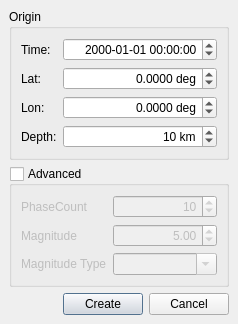
<ui version="4.0" >
 <author></author>
 <comment></comment>
 <exportmacro></exportmacro>
 <class>OriginDialog</class>
 <widget class="QDialog" name="OriginDialog" >
  <property name="geometry" >
   <rect>
    <x>0</x>
    <y>0</y>
    <width>238</width>
    <height>122</height>
   </rect>
  </property>
  <property name="sizePolicy" >
   <sizepolicy>
    <hsizetype>5</hsizetype>
    <vsizetype>1</vsizetype>
    <horstretch>0</horstretch>
    <verstretch>0</verstretch>
   </sizepolicy>
  </property>
  <property name="windowTitle" >
   <string>Artificial Origin</string>
  </property>
  <layout class="QVBoxLayout" >
   <property name="margin" >
    <number>9</number>
   </property>
   <property name="spacing" >
    <number>6</number>
   </property>
   <item>
    <widget class="QGroupBox" name="groupBox" >
     <property name="title" >
      <string>Origin</string>
     </property>
     <layout class="QGridLayout" >
      <property name="margin" >
       <number>9</number>
      </property>
      <property name="spacing" >
       <number>6</number>
      </property>
      <item row="3" column="0" >
       <widget class="QLabel" name="label_2" >
        <property name="text" >
         <string>Depth:</string>
        </property>
       </widget>
      </item>
      <item row="3" column="1" >
       <widget class="QDoubleSpinBox" name="depthDoubleSpinBox" >
        <property name="alignment" >
         <set>Qt::AlignRight</set>
        </property>
        <property name="suffix" >
         <string> km</string>
        </property>
        <property name="decimals" >
         <number>0</number>
        </property>
        <property name="maximum" >
         <double>1000</double>
        </property>
        <property name="minimum" >
         <double>-100</double>
        </property>
        <property name="singleStep" >
         <double>10</double>
        </property>
        <property name="value" >
         <double>10</double>
        </property>
       </widget>
      </item>
      <item row="2" column="0" >
       <widget class="QLabel" name="lonLabel" >
        <property name="text" >
         <string>Lon:</string>
        </property>
       </widget>
      </item>
      <item row="2" column="1" >
       <widget class="QDoubleSpinBox" name="lonDoubleSpinBox" >
        <property name="minimumSize" >
         <size>
          <width>130</width>
          <height>0</height>
         </size>
        </property>
        <property name="alignment" >
         <set>Qt::AlignRight</set>
        </property>
        <property name="suffix" >
         <string> deg</string>
        </property>
        <property name="decimals" >
         <number>4</number>
        </property>
        <property name="maximum" >
         <double>180</double>
        </property>
        <property name="minimum" >
         <double>-180</double>
        </property>
        <property name="value" >
         <double>0</double>
        </property>
       </widget>
      </item>
      <item row="1" column="0" >
       <widget class="QLabel" name="latLabel" >
        <property name="text" >
         <string>Lat:</string>
        </property>
       </widget>
      </item>
      <item row="0" column="0" >
       <widget class="QLabel" name="label" >
        <property name="sizePolicy" >
         <sizepolicy>
          <hsizetype>4</hsizetype>
          <vsizetype>5</vsizetype>
          <horstretch>0</horstretch>
          <verstretch>0</verstretch>
         </sizepolicy>
        </property>
        <property name="text" >
         <string>Time:</string>
        </property>
       </widget>
      </item>
      <item row="1" column="1" >
       <widget class="QDoubleSpinBox" name="latDoubleSpinBox" >
        <property name="minimumSize" >
         <size>
          <width>130</width>
          <height>0</height>
         </size>
        </property>
        <property name="alignment" >
         <set>Qt::AlignRight</set>
        </property>
        <property name="suffix" >
         <string> deg</string>
        </property>
        <property name="decimals" >
         <number>4</number>
        </property>
        <property name="maximum" >
         <double>90</double>
        </property>
        <property name="minimum" >
         <double>-90</double>
        </property>
       </widget>
      </item>
      <item row="0" column="1" >
       <widget class="QDateTimeEdit" name="dateTimeEdit" >
        <property name="alignment" >
         <set>Qt::AlignRight</set>
        </property>
        <property name="currentSection" >
         <enum>QDateTimeEdit::YearSection</enum>
        </property>
        <property name="displayFormat" >
         <string>yyyy-MM-dd hh:mm:ss</string>
        </property>
       </widget>
      </item>
     </layout>
    </widget>
   </item>
   <item>
    <widget class="QGroupBox" name="advancedGB" >
     <property name="enabled" >
      <bool>true</bool>
     </property>
     <property name="title" >
      <string>Advanced</string>
     </property>
     <property name="checkable" >
      <bool>true</bool>
     </property>
     <property name="checked" >
      <bool>false</bool>
     </property>
     <layout class="QGridLayout" >
      <property name="margin" >
       <number>9</number>
      </property>
      <property name="spacing" >
       <number>6</number>
      </property>
      <item row="1" column="1" >
       <widget class="QDoubleSpinBox" name="magSB" >
        <property name="alignment" >
         <set>Qt::AlignRight</set>
        </property>
        <property name="maximum" >
         <double>10</double>
        </property>
        <property name="singleStep" >
         <double>0.2</double>
        </property>
        <property name="value" >
         <double>5</double>
        </property>
       </widget>
      </item>
      <item row="2" column="0" >
       <widget class="QLabel" name="magTypeLabel" >
        <property name="sizePolicy" >
         <sizepolicy>
          <hsizetype>4</hsizetype>
          <vsizetype>5</vsizetype>
          <horstretch>0</horstretch>
          <verstretch>0</verstretch>
         </sizepolicy>
        </property>
        <property name="text" >
         <string>Magnitude Type</string>
        </property>
       </widget>
      </item>
      <item row="2" column="1" >
       <widget class="QComboBox" name="magTypeCB" >
        <property name="editable" >
         <bool>true</bool>
        </property>
        <property name="maxVisibleItems" >
         <number>30</number>
        </property>
       </widget>
      </item>
      <item row="1" column="0" >
       <widget class="QLabel" name="magLabel" >
        <property name="sizePolicy" >
         <sizepolicy>
          <hsizetype>4</hsizetype>
          <vsizetype>5</vsizetype>
          <horstretch>0</horstretch>
          <verstretch>0</verstretch>
         </sizepolicy>
        </property>
        <property name="text" >
         <string>Magnitude</string>
        </property>
       </widget>
      </item>
      <item row="0" column="0" >
       <widget class="QLabel" name="phaseCountLabel" >
        <property name="sizePolicy" >
         <sizepolicy>
          <hsizetype>4</hsizetype>
          <vsizetype>5</vsizetype>
          <horstretch>0</horstretch>
          <verstretch>0</verstretch>
         </sizepolicy>
        </property>
        <property name="text" >
         <string>PhaseCount</string>
        </property>
       </widget>
      </item>
      <item row="0" column="1" >
       <widget class="QDoubleSpinBox" name="phaseCountSB" >
        <property name="alignment" >
         <set>Qt::AlignRight</set>
        </property>
        <property name="decimals" >
         <number>0</number>
        </property>
        <property name="maximum" >
         <double>10000</double>
        </property>
        <property name="value" >
         <double>10</double>
        </property>
       </widget>
      </item>
     </layout>
    </widget>
   </item>
   <item>
    <spacer>
     <property name="orientation" >
      <enum>Qt::Vertical</enum>
     </property>
     <property name="sizeHint" >
      <size>
       <width>20</width>
       <height>40</height>
      </size>
     </property>
    </spacer>
   </item>
   <item>
    <layout class="QHBoxLayout" >
     <property name="margin" >
      <number>0</number>
     </property>
     <property name="spacing" >
      <number>6</number>
     </property>
     <item>
      <spacer>
       <property name="orientation" >
        <enum>Qt::Horizontal</enum>
       </property>
       <property name="sizeHint" >
        <size>
         <width>40</width>
         <height>20</height>
        </size>
       </property>
      </spacer>
     </item>
     <item>
      <widget class="QPushButton" name="sendButton" >
       <property name="palette" >
        <palette>
         <active>
          <color>
           <red>0</red>
           <green>0</green>
           <blue>0</blue>
          </color>
          <color>
           <red>221</red>
           <green>223</green>
           <blue>228</blue>
          </color>
          <color>
           <red>255</red>
           <green>255</green>
           <blue>255</blue>
          </color>
          <color>
           <red>255</red>
           <green>255</green>
           <blue>255</blue>
          </color>
          <color>
           <red>85</red>
           <green>85</green>
           <blue>85</blue>
          </color>
          <color>
           <red>199</red>
           <green>199</green>
           <blue>199</blue>
          </color>
          <color>
           <red>0</red>
           <green>0</green>
           <blue>0</blue>
          </color>
          <color>
           <red>255</red>
           <green>255</green>
           <blue>255</blue>
          </color>
          <color>
           <red>0</red>
           <green>0</green>
           <blue>0</blue>
          </color>
          <color>
           <red>255</red>
           <green>255</green>
           <blue>255</blue>
          </color>
          <color>
           <red>239</red>
           <green>239</green>
           <blue>239</blue>
          </color>
          <color>
           <red>0</red>
           <green>0</green>
           <blue>0</blue>
          </color>
          <color>
           <red>103</red>
           <green>141</green>
           <blue>178</blue>
          </color>
          <color>
           <red>255</red>
           <green>255</green>
           <blue>255</blue>
          </color>
          <color>
           <red>0</red>
           <green>0</green>
           <blue>238</blue>
          </color>
          <color>
           <red>82</red>
           <green>24</green>
           <blue>139</blue>
          </color>
          <color>
           <red>232</red>
           <green>232</green>
           <blue>232</blue>
          </color>
         </active>
         <inactive>
          <color>
           <red>0</red>
           <green>0</green>
           <blue>0</blue>
          </color>
          <color>
           <red>221</red>
           <green>223</green>
           <blue>228</blue>
          </color>
          <color>
           <red>255</red>
           <green>255</green>
           <blue>255</blue>
          </color>
          <color>
           <red>255</red>
           <green>255</green>
           <blue>255</blue>
          </color>
          <color>
           <red>85</red>
           <green>85</green>
           <blue>85</blue>
          </color>
          <color>
           <red>199</red>
           <green>199</green>
           <blue>199</blue>
          </color>
          <color>
           <red>0</red>
           <green>0</green>
           <blue>0</blue>
          </color>
          <color>
           <red>255</red>
           <green>255</green>
           <blue>255</blue>
          </color>
          <color>
           <red>0</red>
           <green>0</green>
           <blue>0</blue>
          </color>
          <color>
           <red>255</red>
           <green>255</green>
           <blue>255</blue>
          </color>
          <color>
           <red>239</red>
           <green>239</green>
           <blue>239</blue>
          </color>
          <color>
           <red>0</red>
           <green>0</green>
           <blue>0</blue>
          </color>
          <color>
           <red>103</red>
           <green>141</green>
           <blue>178</blue>
          </color>
          <color>
           <red>255</red>
           <green>255</green>
           <blue>255</blue>
          </color>
          <color>
           <red>0</red>
           <green>0</green>
           <blue>238</blue>
          </color>
          <color>
           <red>82</red>
           <green>24</green>
           <blue>139</blue>
          </color>
          <color>
           <red>232</red>
           <green>232</green>
           <blue>232</blue>
          </color>
         </inactive>
         <disabled>
          <color>
           <red>128</red>
           <green>128</green>
           <blue>128</blue>
          </color>
          <color>
           <red>221</red>
           <green>223</green>
           <blue>228</blue>
          </color>
          <color>
           <red>255</red>
           <green>255</green>
           <blue>255</blue>
          </color>
          <color>
           <red>255</red>
           <green>255</green>
           <blue>255</blue>
          </color>
          <color>
           <red>85</red>
           <green>85</green>
           <blue>85</blue>
          </color>
          <color>
           <red>199</red>
           <green>199</green>
           <blue>199</blue>
          </color>
          <color>
           <red>199</red>
           <green>199</green>
           <blue>199</blue>
          </color>
          <color>
           <red>255</red>
           <green>255</green>
           <blue>255</blue>
          </color>
          <color>
           <red>128</red>
           <green>128</green>
           <blue>128</blue>
          </color>
          <color>
           <red>239</red>
           <green>239</green>
           <blue>239</blue>
          </color>
          <color>
           <red>239</red>
           <green>239</green>
           <blue>239</blue>
          </color>
          <color>
           <red>0</red>
           <green>0</green>
           <blue>0</blue>
          </color>
          <color>
           <red>86</red>
           <green>117</green>
           <blue>148</blue>
          </color>
          <color>
           <red>255</red>
           <green>255</green>
           <blue>255</blue>
          </color>
          <color>
           <red>0</red>
           <green>0</green>
           <blue>238</blue>
          </color>
          <color>
           <red>82</red>
           <green>24</green>
           <blue>139</blue>
          </color>
          <color>
           <red>232</red>
           <green>232</green>
           <blue>232</blue>
          </color>
         </disabled>
        </palette>
       </property>
       <property name="text" >
        <string>Create</string>
       </property>
      </widget>
     </item>
     <item>
      <widget class="QPushButton" name="cancelButton" >
       <property name="text" >
        <string>Cancel</string>
       </property>
      </widget>
     </item>
    </layout>
   </item>
  </layout>
 </widget>
 <pixmapfunction></pixmapfunction>
 <tabstops>
  <tabstop>dateTimeEdit</tabstop>
  <tabstop>latDoubleSpinBox</tabstop>
  <tabstop>lonDoubleSpinBox</tabstop>
  <tabstop>depthDoubleSpinBox</tabstop>
  <tabstop>sendButton</tabstop>
  <tabstop>cancelButton</tabstop>
 </tabstops>
 <resources/>
 <connections>
  <connection>
   <sender>sendButton</sender>
   <signal>clicked()</signal>
   <receiver>OriginDialog</receiver>
   <slot>accept()</slot>
   <hints>
    <hint type="sourcelabel" >
     <x>278</x>
     <y>253</y>
    </hint>
    <hint type="destinationlabel" >
     <x>96</x>
     <y>254</y>
    </hint>
   </hints>
  </connection>
  <connection>
   <sender>cancelButton</sender>
   <signal>clicked()</signal>
   <receiver>OriginDialog</receiver>
   <slot>reject()</slot>
   <hints>
    <hint type="sourcelabel" >
     <x>369</x>
     <y>253</y>
    </hint>
    <hint type="destinationlabel" >
     <x>179</x>
     <y>282</y>
    </hint>
   </hints>
  </connection>
 </connections>
</ui>
